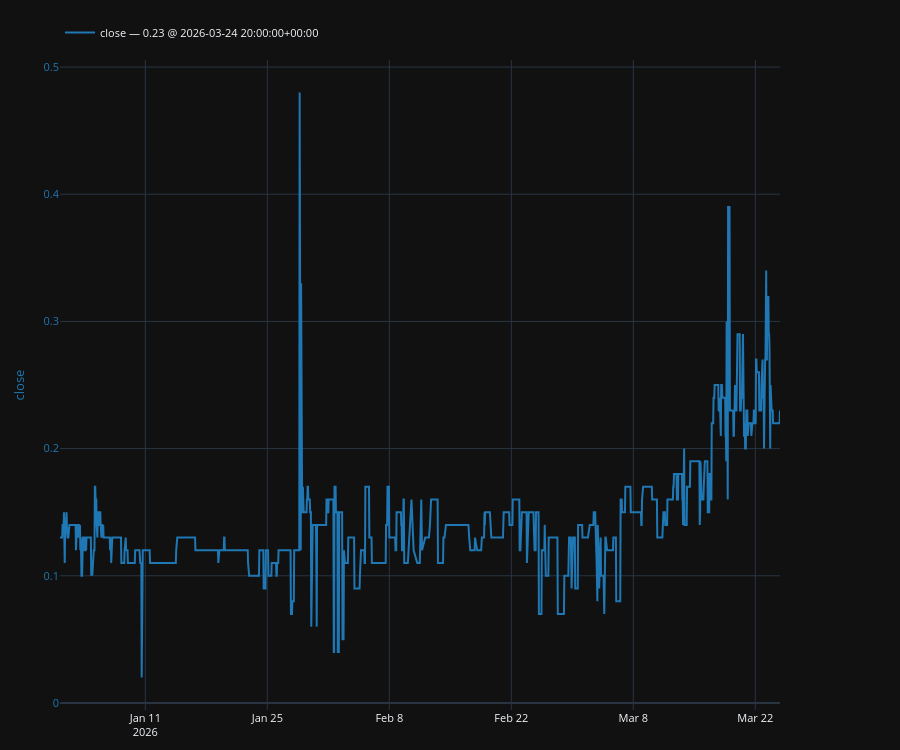

The notebook cell this image was saved under:
### Code cell
plot, fig, ax, ax2, legend = make_secondary_axis_plot(engine="plotly")
plot(df["close"])
legend(show_date=True)

### Figure 1 — Plotly figure (JSON) as saved in the notebook; plotly's stock layout.template omitted (floating-point values rounded to 4 significant figures; data arrays with more than 128 entries replaced by an {"elided": "..."} marker saying what was removed)
{"data": [{"line": {"color": "#1f77b4"}, "mode": "lines", "name": "close — 0.23 @ 2026-03-24 20:00:00+00:00", "showlegend": true, "type": "scatter", "x": {"elided": "1687 str values"}, "y": {"elided": "1687 float values"}, "yaxis": "y"}], "layout": {"font": {"size": 11}, "height": 750, "legend": {"orientation": "h", "x": 0, "xanchor": "left", "y": 1.02, "yanchor": "bottom"}, "margin": {"b": 40, "l": 60, "r": 120, "t": 60}, "newshape": {"line": {"color": "red"}}, "title": {}, "xaxis": {"showgrid": true, "showspikes": true, "spikecolor": "white", "spikemode": "across", "spikesnap": "cursor"}, "yaxis": {"showgrid": true, "showspikes": true, "spikecolor": "white", "spikesnap": "cursor", "spikethickness": 0.5, "tickfont": {"color": "#1f77b4"}, "title": {"font": {"color": "#1f77b4"}, "text": "close"}}}}
